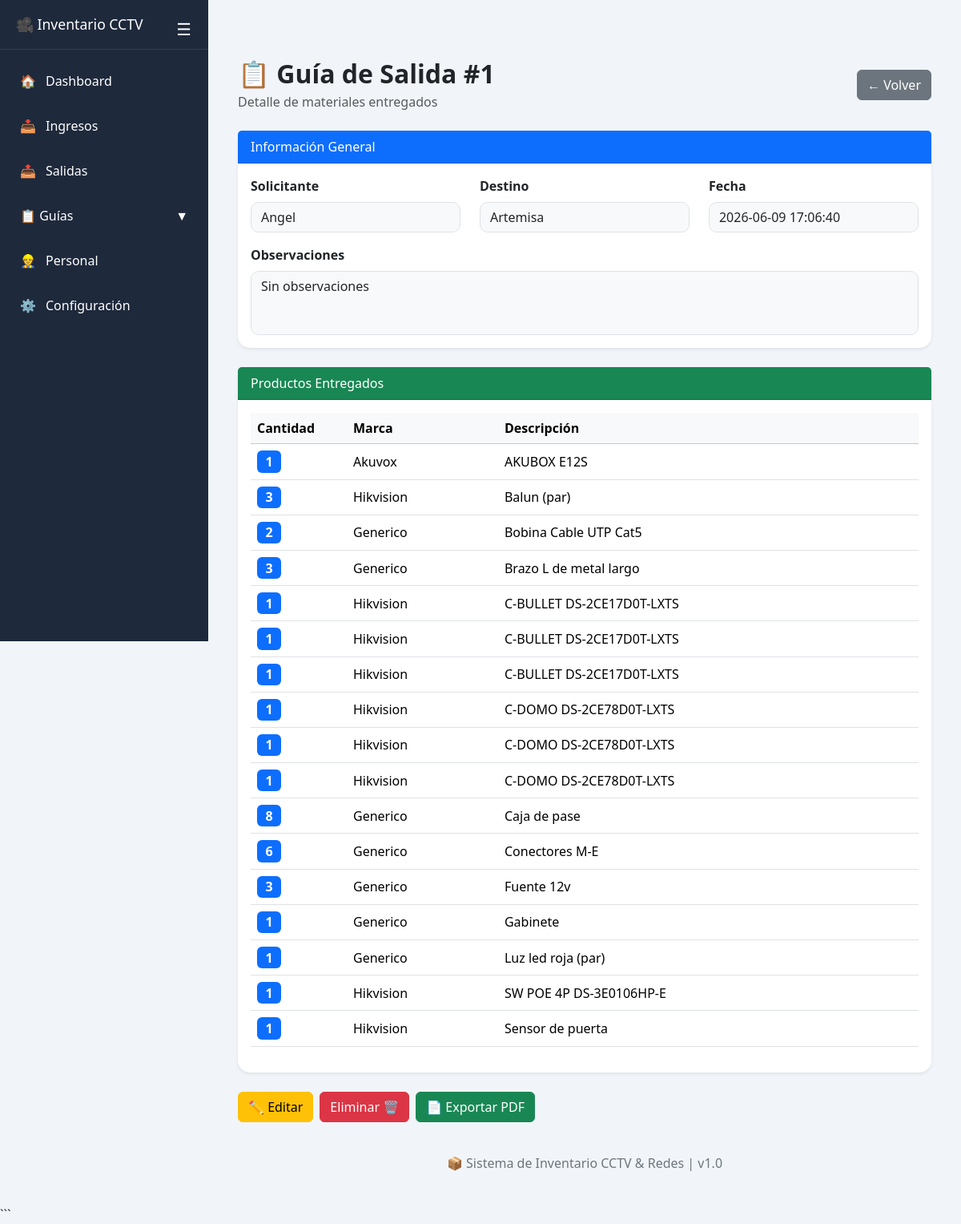
The page /guia/1 on the database its author committed.
### tables this page shows
CREATE TABLE guias_salida (
            id INTEGER PRIMARY KEY AUTOINCREMENT,
            personal TEXT NOT NULL,
            destino TEXT NOT NULL,
            cargo TEXT,
            proyecto TEXT,
            entregado_por TEXT,
            recibido_por TEXT,
            aprobado_por TEXT,
            observaciones TEXT,
            fecha TIMESTAMP DEFAULT CURRENT_TIMESTAMP,
            estado TEXT DEFAULT 'ACTIVA',
            fecha_anulacion TIMESTAMP,
            motivo_anulacion TEXT
        );

CREATE TABLE guia_detalle (
            id INTEGER PRIMARY KEY AUTOINCREMENT,
            guia_id INTEGER NOT NULL,
            equipo_id INTEGER NOT NULL,
            cantidad INTEGER NOT NULL,
            FOREIGN KEY (guia_id) REFERENCES guias_salida(id),
            FOREIGN KEY (equipo_id) REFERENCES equipos(id)
        );

CREATE TABLE equipos (
            id INTEGER PRIMARY KEY AUTOINCREMENT,
            categoria TEXT NOT NULL,
            marca TEXT NOT NULL,
            descripcion TEXT NOT NULL,
            sku TEXT,
            mac TEXT,
            estado TEXT NOT NULL DEFAULT 'En Stock',
            cantidad INTEGER NOT NULL DEFAULT 0,
            observaciones TEXT,
            stock_minimo INTEGER NOT NULL DEFAULT 0,
            fecha_creacion TIMESTAMP DEFAULT CURRENT_TIMESTAMP,
            fecha_actualizacion TIMESTAMP
        );

### app.py (the view)
@app.route('/guia/<int:id>')
def ver_guia(id):
    conn = get_db_connection()
    guia = conn.execute(
        '''
        SELECT *
        FROM guias_salida
        WHERE id = ?
        ''',
        (id,)
    ).fetchone()
    detalle = conn.execute(
        '''
        SELECT
            gd.cantidad,
            e.marca,
            e.descripcion
        FROM guia_detalle gd
        INNER JOIN equipos e
            ON gd.equipo_id = e.id
        WHERE gd.guia_id = ?
        ''',
        (id,)
    ).fetchall()
    conn.close()
    return render_template(
        'ver_guia.html',
        guia=guia,
        detalle=detalle
    )

### app.py (called while the page is built)
def get_db_connection():
    conn = sqlite3.connect('inventario.db')
    conn.row_factory = sqlite3.Row
    return conn

### templates/ver_guia.html (shortened to what this page needs)
{% extends "base.html" %}
{% block content %}
<div class="container-fluid py-4">
    <div class="d-flex justify-content-between align-items-center mb-4">
        <div>
            <h2 class="fw-bold mb-1">
                📋 Guía de Salida #{{ guia.id }}
            </h2>
            <p class="text-muted mb-0">
                Detalle de materiales entregados
            </p>
        </div>
        <div>
            <a href="/listar_guias" class="btn btn-secondary">
                ← Volver
            </a>
        </div>
    </div>
    <div class="card shadow-sm mb-4">
        <div class="card-header bg-primary text-white">
            Información General
        </div>
        <div class="card-body">
            <div class="row">
                <div class="col-md-4 mb-3">
                    <label class="form-label fw-bold">
                        Solicitante
                    </label>
                    <div class="form-control bg-light">
                        {{ guia.personal }}
                    </div>
                </div>
                <div class="col-md-4 mb-3">
                    <label class="form-label fw-bold">
                        Destino
                    </label>
                    <div class="form-control bg-light">
                        {{ guia.destino }}
                    </div>
                </div>
                <div class="col-md-4 mb-3">
                    <label class="form-label fw-bold">
                        Fecha
                    </label>
                    <div class="form-control bg-light">
                        {{ guia.fecha }}
                    </div>
                </div>
                <div class="col-12">
                    <label class="form-label fw-bold">
                        Observaciones
                    </label>
                    <div class="form-control bg-light" style="min-height:80px;">
                        {% if guia.observaciones %}
                        {{ guia.observaciones }}
                        {% else %}
                        Sin observaciones
                        {% endif %}
                    </div>
                </div>
            </div>
        </div>
    </div>
    <div class="card shadow-sm">
        <div class="card-header bg-success text-white">
            Productos Entregados
        </div>
        <div class="card-body">
            {% if detalle %}
            <table class="table table-hover align-middle">
                <thead class="table-light">
                    <tr>
                        <th width="120">
                            Cantidad
                        </th>
                        <th>
                            Marca
                        </th>
                        <th>
                            Descripción
                        </th>
                    </tr>
                </thead>
                <tbody>
                    {% for item in detalle %}
                    <tr>
                        <td>
                            <span class="badge bg-primary fs-6">
                                {{ item.cantidad }}
                            </span>
                        </td>
                        <td>
                            {{ item.marca }}
                        </td>
                        <td>
                            {{ item.descripcion }}
                        </td>
                    </tr>
                    {% endfor %}
                </tbody>
            </table>
            {% else %}
            <div class="alert alert-warning">
                Esta guía no tiene productos registrados.
            </div>
            {% endif %}
        </div>
    </div>
    <div class="mt-4 d-flex gap-2">
        <a href="/editar_guia/{{ guia.id }}" class="btn btn-warning">
            ✏️ Editar
        </a>
        <a href="/eliminar_guia/{{ guia.id }}" class="btn btn-danger" onclick="return confirm(
       'Esta acción devolverá el stock al inventario. ¿Desea continuar?'
   )">Eliminar 🗑️</a>
        <a href="/pdf_guia/{{ guia.id }}" target="_blank" class="btn btn-success">
            📄 Exportar PDF
        </a>
    </div>
</div>
{% endblock %}

### templates/base.html (style rules this page uses)
:root { --sidebar: #1e293b; --sidebar-hover: #334155; --primary: #0d6efd; --bg: #f1f5f9; }
body { margin: 0; background: var(--bg); font-family: 'Segoe UI', sans-serif; }
.card { border: none; border-radius: 15px; box-shadow: 0 3px 12px rgba(0, 0, 0, .08); }
.form-control, .form-select { border-radius: 10px; }
.table thead { background: #f8fafc; }

### rows shown on the page
guias_salida: id "1", personal "Angel", destino "Artemisa", fecha "2026-06-09 17:06:40"
guia_detalle: cantidad "1", marca "Akuvox", descripcion "AKUBOX E12S"
guia_detalle: cantidad "3", marca "Hikvision", descripcion "Balun (par)"
guia_detalle: cantidad "2", marca "Generico", descripcion "Bobina Cable UTP Cat5"
guia_detalle: cantidad "3", marca "Generico", descripcion "Brazo L de metal largo"
guia_detalle: cantidad "1", marca "Hikvision", descripcion "C-BULLET DS-2CE17D0T-LXTS"
guia_detalle: cantidad "1", marca "Hikvision", descripcion "C-BULLET DS-2CE17D0T-LXTS"
guia_detalle: cantidad "1", marca "Hikvision", descripcion "C-BULLET DS-2CE17D0T-LXTS"
guia_detalle: cantidad "1", marca "Hikvision", descripcion "C-DOMO DS-2CE78D0T-LXTS"
guia_detalle: cantidad "1", marca "Hikvision", descripcion "C-DOMO DS-2CE78D0T-LXTS"
guia_detalle: cantidad "1", marca "Hikvision", descripcion "C-DOMO DS-2CE78D0T-LXTS"
guia_detalle: cantidad "8", marca "Generico", descripcion "Caja de pase"
guia_detalle: cantidad "6", marca "Generico", descripcion "Conectores M-E"
guia_detalle: cantidad "3", marca "Generico", descripcion "Fuente 12v"
guia_detalle: cantidad "1", marca "Generico", descripcion "Gabinete"
guia_detalle: cantidad "1", marca "Generico", descripcion "Luz led roja (par)"
guia_detalle: cantidad "1", marca "Hikvision", descripcion "SW POE 4P DS-3E0106HP-E"
guia_detalle: cantidad "1", marca "Hikvision", descripcion "Sensor de puerta"
